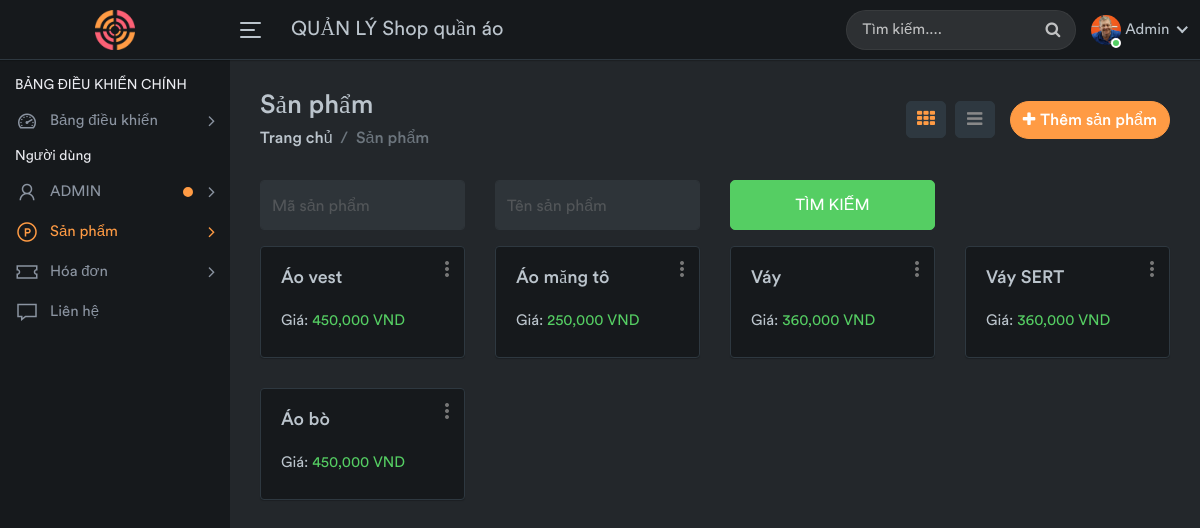
The app's page /admin/projects.php with its own data.
### tables this page shows
CREATE TABLE `tb_sanpham` (
  `ma_sp` int(11) NOT NULL,
  `ten_sp` varchar(50) NOT NULL,
  `danhmuc` varchar(50) NOT NULL,
  `gioitinh` varchar(50) NOT NULL,
  `mausac` varchar(50) NOT NULL,
  `giaban` varchar(50) NOT NULL,
  `giasale` varchar(50) NOT NULL,
  `mota` mediumtext NOT NULL,
  `img` varchar(250) NOT NULL
);

### admin/projects.php (the view, shortened to what this page needs)
<?php
  include('../connect/connect.php');
?>
<!DOCTYPE html>
<html lang="en">
<head>
<link rel="stylesheet" href="assets/css/bootstrap.min.css">
<link rel="stylesheet" href="assets/css/font-awesome.min.css">
<link rel="stylesheet" href="assets/css/line-awesome.min.css">
<link rel="stylesheet" href="assets/css/select2.min.css">
<link rel="stylesheet" href="assets/css/bootstrap-datetimepicker.min.css">
<link rel="stylesheet" href="assets/plugins/summernote/dist/summernote-bs4.css">
<link rel="stylesheet" href="assets/css/style.css">
</head>
<body>
<div class="main-wrapper">
<div class="header">
		<div class="header-left">
		<a href="index.html" class="logo">
		<img src="assets/img/logo.png" width="40" height="40" alt="">
		</a>
		</div>
		<a id="toggle_btn" href="javascript:void(0);">
		<span class="bar-icon">
		<span></span>
		<span></span>
		<span></span>
		</span>
		</a>
		<div class="page-title-box">
		<h3>QUẢN LÝ Shop quần áo</h3>
		</div>
		<ul class="nav user-menu">
		<li class="nav-item">
		<div class="top-nav-search">
		<form action="search.html">
		<input class="form-control" type="text" placeholder="Tìm kiếm....">
		<button class="btn" type="submit"><i class="fa fa-search"></i></button>
		</form>
		</div>
		</li>
		<li class="nav-item dropdown has-arrow main-drop">
		<a href="#" class="dropdown-toggle nav-link" data-toggle="dropdown">
		<span class="user-img"><img src="assets/img/profiles/avatar-21.jpg" alt="">
		<span class="status online"></span></span>
		<span>Admin</span>
		</a>
		</li>
		</ul>
</div>
<div class="sidebar" id="sidebar">
	<div class="sidebar-inner slimscroll">
	<div id="sidebar-menu" class="sidebar-menu">
	<ul>
	<li class="menu-title">
	<span>BẢNG ĐIỀU KHIỂN CHÍNH </span>
	</li>
	<li class="submenu">
	<a href="#"><i class="la la-dashboard"></i> <span> Bảng điều khiển</span> <span class="menu-arrow"></span></a>
	</li>
	<li class="menu-title">
	<span>Người dùng</span>
	</li>
	<li class="submenu">
	<a href="#" class="noti-dot"><i class="la la-user"></i> <span> ADMIN</span> <span class="menu-arrow"></span></a>
	</li>
	<li class="submenu active">
	<a href="#"><i class="la la-product-hunt"></i> <span> Sản phẩm</span> <span class="menu-arrow"></span></a>
	</li>
	<li class="submenu">
	<a href="#"><i class="la la-ticket"></i> <span>Hóa đơn</span> <span class="menu-arrow"></span></a>
	</li>
<li>
<a href="leads.php"><i class="la la-comment-alt"></i> <span>Liên hệ</span></span></a>
</li>
</ul>
</div>
</div>
</div>
<div class="page-wrapper">
<div class="content container-fluid">
<div class="page-header">
<div class="row align-items-center">
<div class="col">
<h3 class="page-title">Sản phẩm</h3>
<ul class="breadcrumb">
<li class="breadcrumb-item"><a href="index.html">Trang chủ</a></li>
<li class="breadcrumb-item active">Sản phẩm</li>
</ul>
</div>
<div class="col-auto float-right ml-auto">
<a href="#" class="btn add-btn" data-toggle="modal" data-target="#create_project"><i class="fa fa-plus"></i>Thêm sản phẩm </a>
<div class="view-icons">
<a href="projects.html" class="grid-view btn btn-link active"><i class="fa fa-th"></i></a>
<a href="project-list.html" class="list-view btn btn-link"><i class="fa fa-bars"></i></a>
</div>
</div>
</div>
</div>
<div class="row filter-row">
<div class="col-sm-6 col-md-3">
<div class="form-group form-focus">
<input type="text" class="form-control floating">
<label class="focus-label">Mã sản phẩm</label>
</div>
</div>
<div class="col-sm-6 col-md-3">
<div class="form-group form-focus">
<input type="text" class="form-control floating">
<label class="focus-label">Tên sản phẩm</label>
</div>
</div>
<div class="col-sm-6 col-md-3">
<a href="#" class="btn btn-success btn-block"> Tìm kiếm </a>
</div>
</div>
<div class="row">
<?php
	$sql5 = "SELECT * FROM tb_sanpham ";
	$rel5 = mysqli_query($conn,$sql5);
	$count5 = mysqli_num_rows($rel5);
	if($count5 > 0 ){
		while($rows5 = mysqli_fetch_assoc($rel5))
		{
			$ma_sp = $rows5['ma_sp'];
			$ten_sp = $rows5['ten_sp'];
			$giasale = $rows5['giasale'];
			?>
<div class="col-lg-4 col-sm-6 col-md-4 col-xl-3">
<div class="card">
<div class="card-body">
<div class="dropdown dropdown-action profile-action">
<a href="#" class="action-icon dropdown-toggle" data-toggle="dropdown" aria-expanded="false"><i class="material-icons">more_vert</i></a>
</div>
<h4 class="project-title"><a href="<?php SITE;?>project-view.php?ma_sp=<?php echo $ma_sp;?>"><?php echo $ten_sp;?></a></h4>
<p class="m-b-5">Giá: <span class="text-success"><?php echo number_format(floatval($giasale), 0, ".", ",");?> VND</p>
</div>
</div>
</div>
<?php
		}
	}
?>
</div>
</div>
</div>
</body>
</html>

### records on screen
tb_sanpham: ten_sp "Áo vest", giasale "450,000"
tb_sanpham: ten_sp "Áo măng tô", giasale "250,000"
tb_sanpham: ten_sp "Váy", giasale "360,000"
tb_sanpham: ten_sp "Váy SERT", giasale "360,000"
tb_sanpham: ten_sp "Áo bò", giasale "450,000"
